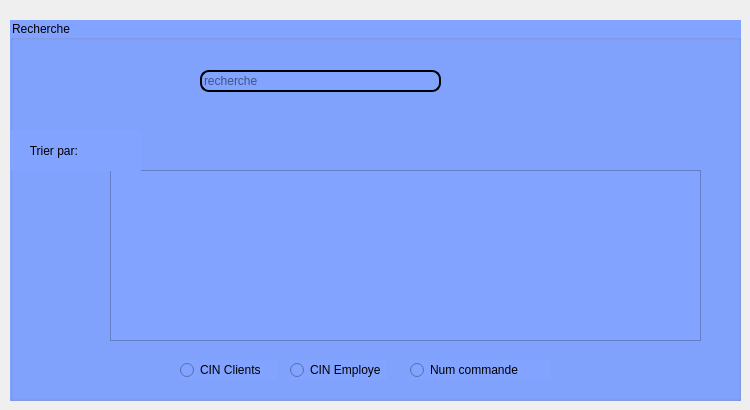
      <widget class="QWidget" name="tab_10">
       <attribute name="title">
        <string>Tri et Recherche</string>
       </attribute>
       <widget class="QGroupBox" name="groupBox_6">
        <property name="geometry">
         <rect>
          <x>10</x>
          <y>20</y>
          <width>731</width>
          <height>381</height>
         </rect>
        </property>
        <property name="styleSheet">
         <string notr="true">background-color: rgb(130, 163, 255);</string>
        </property>
        <property name="title">
         <string>Recherche</string>
        </property>
        <widget class="QLineEdit" name="le_recherche_commande">
         <property name="geometry">
          <rect>
           <x>190</x>
           <y>50</y>
           <width>241</width>
           <height>22</height>
          </rect>
         </property>
         <property name="styleSheet">
          <string notr="true">QLineEdit
{
border-radius:9px;
border: 2px solid #000000;
background: qradialgradient(cx: 0.3, cy: -0.4,
fx: 0.0, fy: -0.0,
radius: 1.89, stop: 0 #ffffff, stop: 1 #999);
}</string>
         </property>
         <property name="placeholderText">
          <string>recherche</string>
         </property>
        </widget>
        <widget class="QTableView" name="tableView">
         <property name="geometry">
          <rect>
           <x>100</x>
           <y>150</y>
           <width>591</width>
           <height>171</height>
          </rect>
         </property>
        </widget>
        <widget class="QLabel" name="label_15">
         <property name="geometry">
          <rect>
           <x>0</x>
           <y>110</y>
           <width>131</width>
           <height>41</height>
          </rect>
         </property>
         <property name="text">
          <string>      Trier par:</string>
         </property>
        </widget>
        <widget class="QRadioButton" name="tri_parcincl">
         <property name="geometry">
          <rect>
           <x>170</x>
           <y>340</y>
           <width>97</width>
           <height>20</height>
          </rect>
         </property>
         <property name="text">
          <string>CIN Clients</string>
         </property>
        </widget>
        <widget class="QRadioButton" name="tri_parcinemp">
         <property name="geometry">
          <rect>
           <x>280</x>
           <y>340</y>
           <width>97</width>
           <height>20</height>
          </rect>
         </property>
         <property name="text">
          <string>CIN Employe</string>
         </property>
        </widget>
        <widget class="QRadioButton" name="tri_parnumcom">
         <property name="geometry">
          <rect>
           <x>400</x>
           <y>340</y>
           <width>141</width>
           <height>20</height>
          </rect>
         </property>
         <property name="styleSheet">
          <string notr="true"/>
         </property>
         <property name="text">
          <string>Num commande</string>
         </property>
        </widget>
       </widget>
      </widget>
